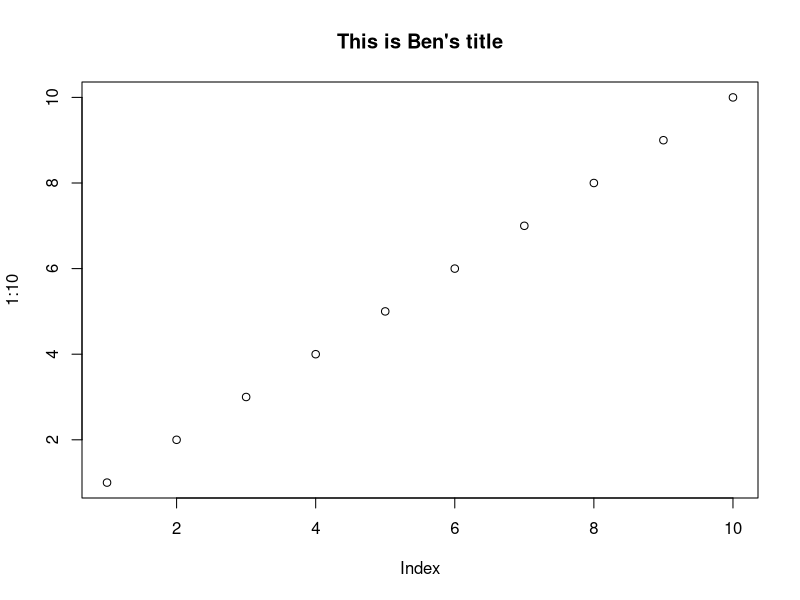

This chart was generated by the following R code:
## ---- chunk 1
 
plot(1:10, main = "This is Ben's title")#input$myCounty) 
 
